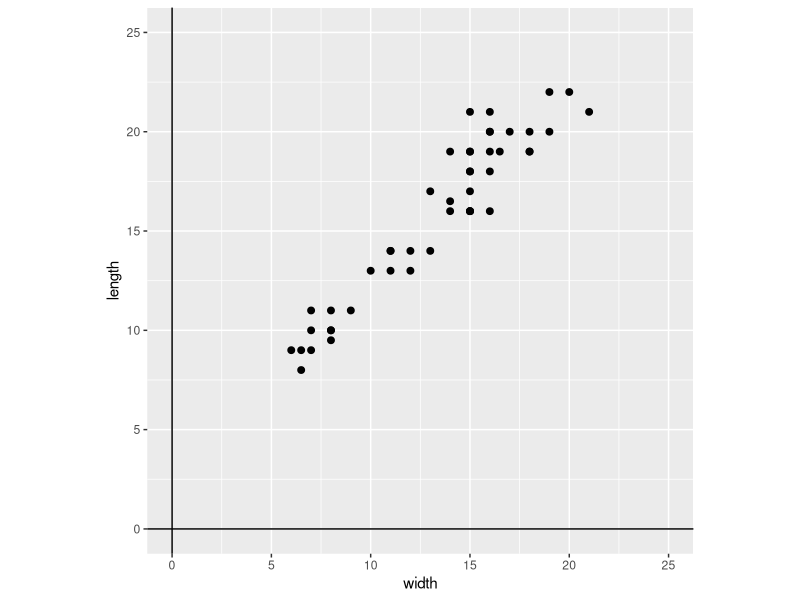
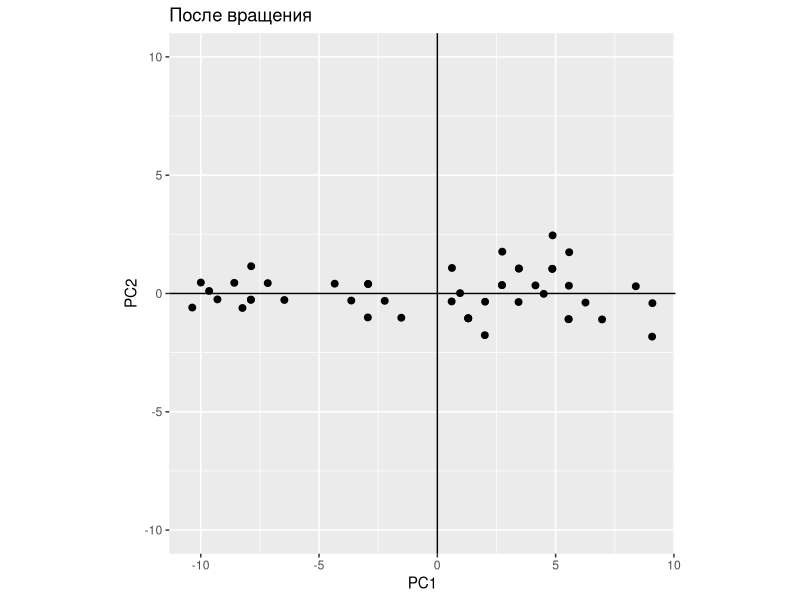
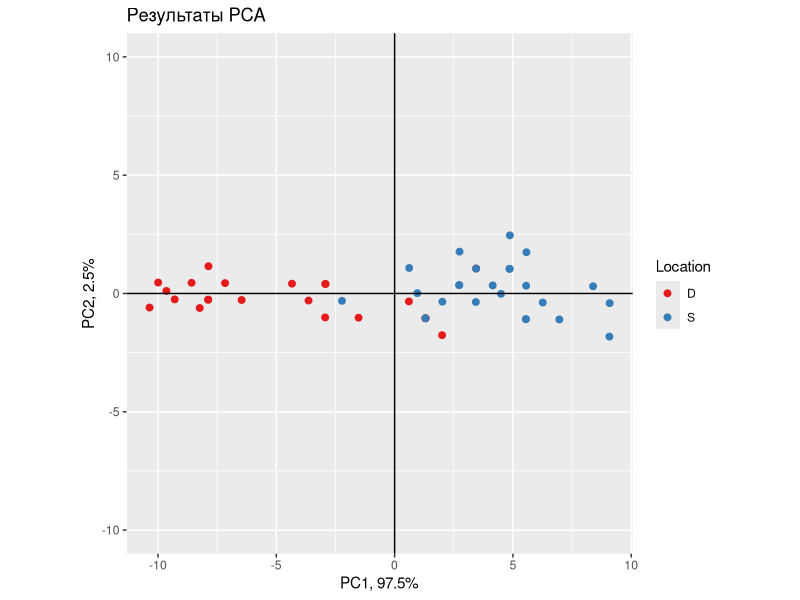
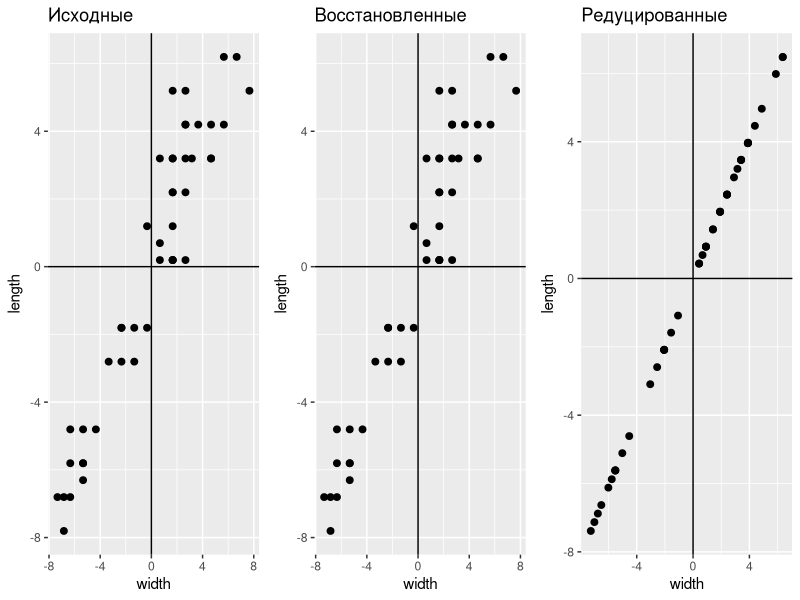
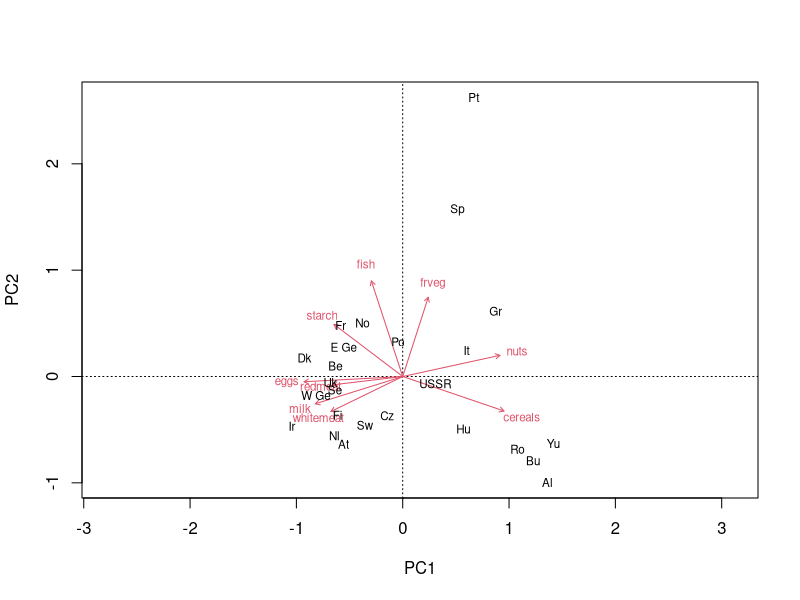
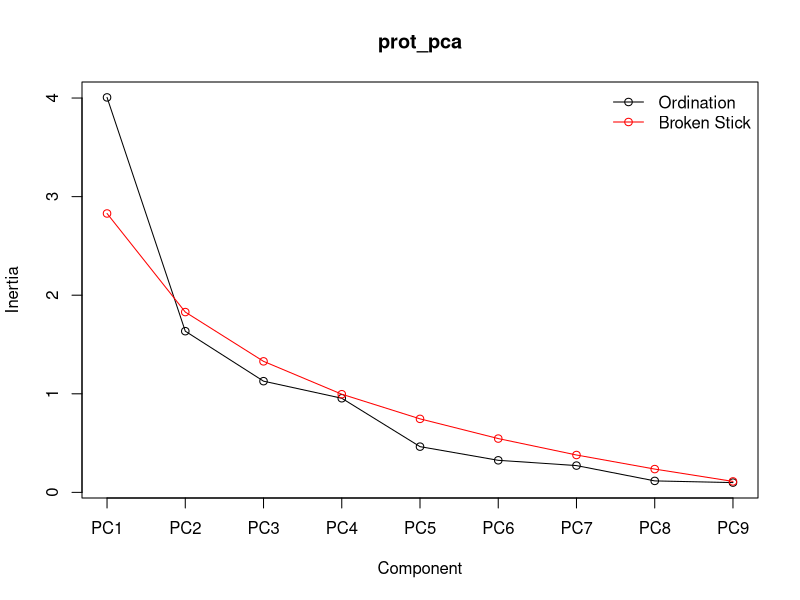
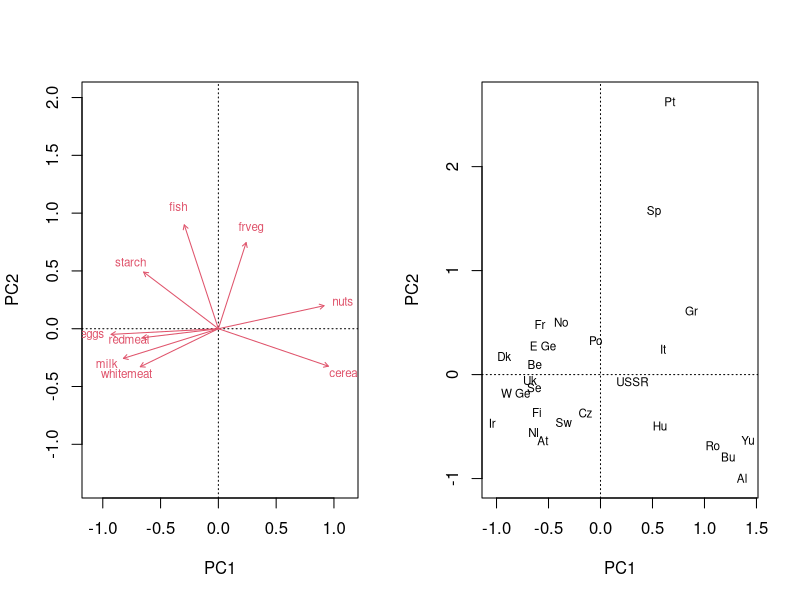
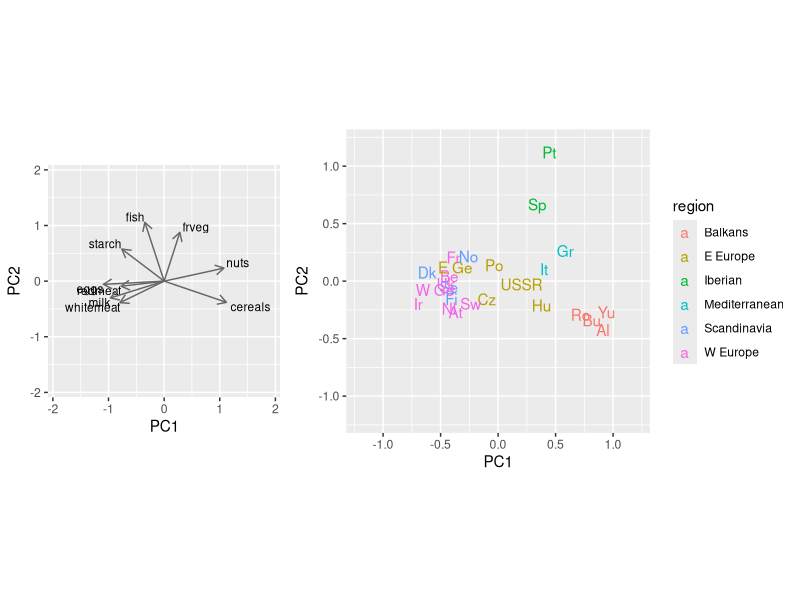

Generate these figures, in order, with R:
# title: "Анализ главных компонент"
# subtitle: "Анализ и визуализация многомерных данных с использованием R"
# author: Марина Варфоломеева, Вадим Хайтов


library(ggplot2)
library(cowplot)

# # Вспомним математику PCA на игрушечном примере =============
#
# ## Пример: Размеры медуз

# Данные о размерах медуз _Catostylus mosaicus_ (Lunn & McNeil 1991). Медузы собраны в реке Хоксбери (Новый Южный Уэльс, Австралия): часть --- на острове Дангар, другая --- в заливе Саламандер.

# ## Исходные данные

jelly <- read.delim("data/jellyfish.csv")

X_raw <- jelly[, 2:3]


gg <- ggplot(as.data.frame(X_raw), aes(x = width, y = length)) +
  geom_point(size = 2) +
  geom_hline(yintercept = 0) +
  geom_vline(xintercept = 0)
gg + coord_equal(xlim = c(0, 25), ylim = c(0, 25))

# ## Как работает PCA?

X <- scale(X_raw, center = TRUE, scale = FALSE) # Центрируем
A <- cov(X)    # Матрица ковариаций
E <- eigen(A)            # Спектральное разложение
U <- E$vectors           # Собственные векторы
Lambda <- E$values       # Собственные числа

# # Результаты работы PCA ==================================

# ## Собственные векторы == Факторные нагрузки
dimnames(U) <- list(colnames(X),paste0("PC", 1:ncol(X)))
U

# ## Собственные числа
Lambda

Explained <- Lambda/sum(Lambda)       # Доля объясненной изменчивости
Explained

# ## Факторные координаты
Y <- X %*% U # Координаты точек в новом пространстве

gg_rotated <- gg %+% as.data.frame(Y) +
  aes(x = PC1, y = PC2) +
  labs(title = "После вращения") +
  coord_equal(ylim = c(-10, 10))
gg_rotated


gg_rotated +
  aes(colour = jelly$location) +
  scale_color_brewer("Location", palette = "Set1") +
  labs(title = "Результаты PCA",
       x = paste0("PC1, ", round(Explained[1] * 100, 1), "%"),
       y = paste0("PC2, ", round(Explained[2] * 100, 1), "%"))


# # Восстановление исходных данных и их редукция ===========

# ## Восстанавливаем исходные данные с использованием разного числа главных компонент
X_back_full <- X %*% U %*% t(U)
gg_back_full <- gg %+% as.data.frame(X_back_full) +
  labs(x = "width", y = "length", title = "Восстановленные")

X_back_pc1 <- X %*% U[, 1] %*% t(U[, 1])
gg_back_pc1 <- gg_back_full %+% as.data.frame(X_back_pc1) +
  labs(title = "Редуцированные")

plot_grid(gg %+% as.data.frame(X) + ggtitle("Исходные"),
          gg_back_full, gg_back_pc1, align = "h", nrow = 1)



# # Действительно многомерные данные =======================

# ## Пример: Потребление белков в странах Европы с разными видами продуктов питания

# Данные из Weber, 1973

protein <- read.table(file="data/protein.csv", sep="\t", dec=".", header=TRUE)
protein$region <- factor(protein$region)
rownames(protein) <- protein$country
head(protein)

# ## Делаем PCA
library(vegan)
prot_pca <- rda(protein[, -c(1, 2)],
                scale = TRUE)
biplot(prot_pca)


# ## Разбираемся с результатами PCA
summary(prot_pca)

# # 1. Сколько компонент нужно оставить? ===================

eigenvals(prot_pca) # собственные числа

bstick(prot_pca) # ожидаемое по Broken Stick Model

screeplot(prot_pca, type = "lines", bstick = TRUE) # график собственных чисел

# # 2. Графики факторных нагрузок и ординации ==============

# Внимание! Координаты объектов или переменных можно
# получить в нескольких вариантах, отличающихся масштабом.
# От этого масштаба будет зависеть интерпретация.


op <- par(mfrow = c(1, 2))
# График факторных нагрузок
biplot(prot_pca, display = "species", scaling = "species")
# График факторных координат
biplot(prot_pca, display = "sites")
par(op)


# ## Те же самые графики можно построить в ggplot2
df_load <- as.data.frame(scores(prot_pca, display = "species",
                                choices = c(1, 2, 3), scaling = "species"))
# поправки для размещения подписей
df_load$hjust[df_load$PC1 >= 0] <- -0.1
df_load$hjust[df_load$PC1 < 0] <- 1
df_load$vjust[df_load$PC2 >= 0] <- -0.1
df_load$vjust[df_load$PC2 < 0] <- 1
library(grid) # для стрелочек
ar <- arrow(length = unit(0.25, "cm"))

p_load <- ggplot(df_load) +
  geom_text(aes(x = PC1, y = PC2, label = rownames(df_load)),
            size = 3, vjust = df_load$vjust, hjust = df_load$hjust) +
  geom_segment(aes(x = 0, y = 0, xend = PC1, yend = PC2),
               colour = "grey40", arrow = ar) +
  coord_equal(xlim = c(-1.9, 1.9), ylim = c(-1.9, 1.9))

## График ординации в ggplot
df_scores <- data.frame(protein[, 1:2],
  scores(prot_pca, display = "sites", choices = c(1, 2, 3), scaling = "sites"))

p_scores <- ggplot(df_scores, aes(x = PC1, y = PC2, colour = region)) +
  geom_text(aes(label = country)) +
  coord_equal(xlim = c(-1.2, 1.2), ylim = c(-1.2, 1.2))

plot_grid(p_load, p_scores, align = "h",
          rel_widths = c(0.36, 0.64))



# # 3. Интерпретация компонент =============================

scores(prot_pca, display = "species",
       choices = c(1, 2, 3), scaling = 0)



# # PCA и nMDS =============================================
#
# ## Задание 1
#
# - Постройте ординацию стран при помощи nMDS с использованием евклидова расстояния
# - Постройте график ординации
# - Нанесите при помощи envfit векторы изменения исходных переменных





# # Создание составных переменных при помощи PCA ===========

# ## Задание 2 ---------------------------------------------

# При помощи дисперсионного анализа проверьте, различается
# ли значение первой главной компоненты ("Мясо -- злаки и
# орехи") между разными регионами Европы

